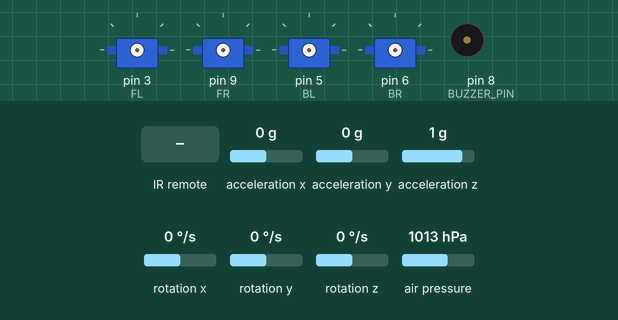
Recording of a sketch running on a simulated Arduino Uno, built with avr-gcc and run on an emulated ATmega328P. On the bench: 4 × servo, buzzer (waves = sounding, pin HIGH). Inputs (shaded band) come from the test bench; at power-on: air pressure 1013 hPa, acceleration x 0 g, acceleration y 0 g, rotation x 0 °/s, acceleration z 1 g, rotation y 0 °/s, rotation z 0 °/s. What the sketch prints to the serial monitor is not drawn.

Above: at 0.8 s.
0.9 s: infrared code 0x2 received
3.9 s: air pressure set to 952 hPa
At 5.0 s:
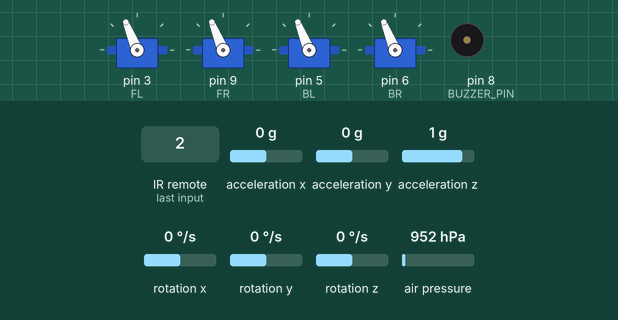
5.5 s: acceleration x set to -1.4 g
At 6.1 s:
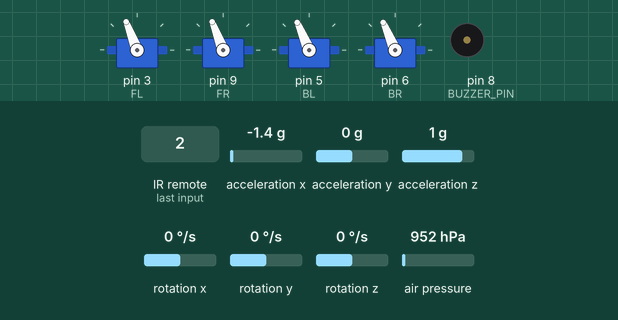
8.5 s: acceleration y set to 1.4 g
At 10.0 s:
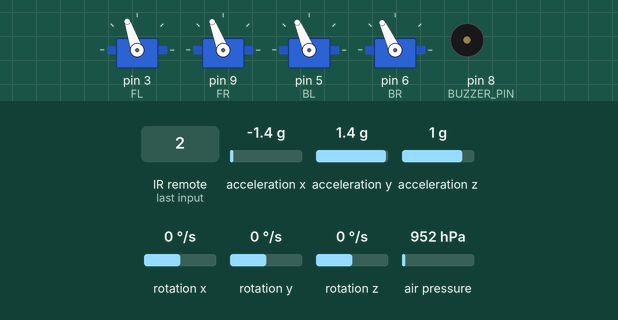
11.5 s: rotation x set to -192 °/s
At 12.2 s:
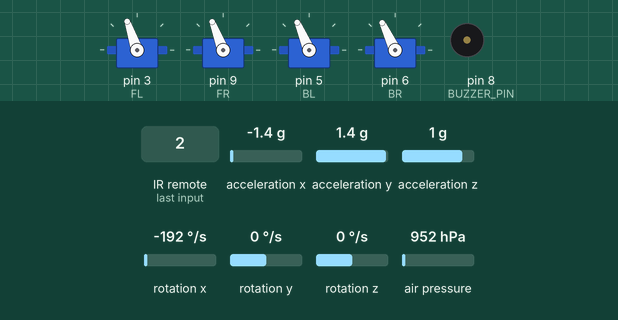
14.5 s: infrared code 0x3 received
At 19.12 s:
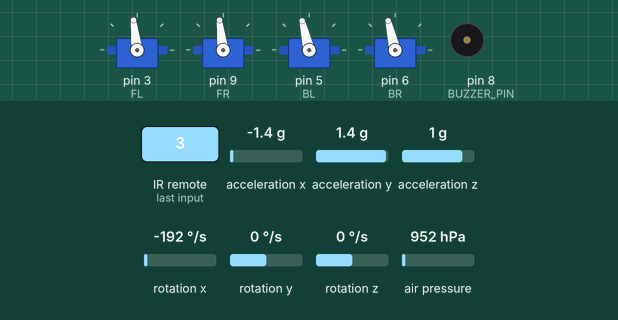
Timing chart, 0 to 22.2 s (numbered marks = the images above; inputs shaded):
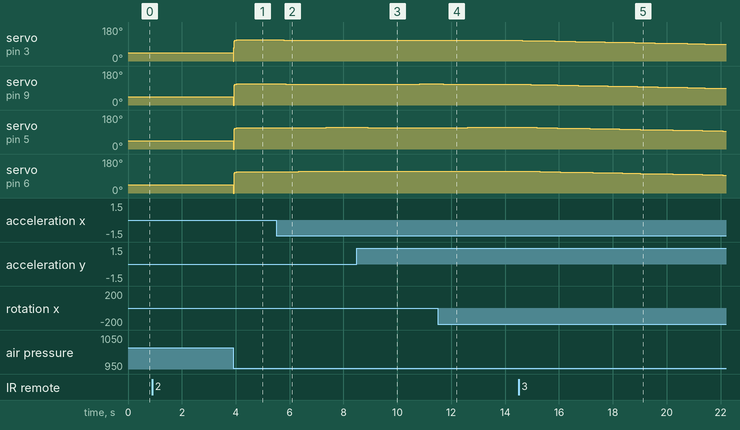

Measured:
- after the input at 3.9 s, servo on pin 3 (FL), servo on pin 9 (FR), servo on pin 5 (BL), servo on pin 6 (BR): 44° → 112° at once
- after the input at 5.5 s, servo on pin 3 (FL): 112° → 111° after 0.29 s, → 110° 0.47 s later, → 109° 0.42 s later; servo on pin 9 (FR): 112° → 111° after 0.36 s, → 110° 1.1 s later; servo on pin 5 (BL): 112° → 113° after 0.43 s, → 114° 1.4 s later; servo on pin 6 (BR): 112° → 113° after 0.34 s, → 114° 0.50 s later, → 115° 0.42 s later
- after the input at 8.5 s, servo on pin 9 (FR): 110° → 111° after 0.57 s, → 112° 1.8 s later; servo on pin 5 (BL): 114° → 113° after 0.40 s, → 112° 1.6 s later; servo on pin 6 (BR): stays 115° (without the input it goes to 116° after 2.4 s)
- after the input at 11.5 s, servo on pin 9 (FR): 112° → 111° after 0.21 s, → 110° 0.70 s later, → 109° 1.7 s later; servo on pin 5 (BL): 112° → 113° after 0.27 s, → 114° 0.84 s later; servo on pin 6 (BR): 115° → 116° after 2.6 s instead of 0.76 s
- after the input at 14.5 s, servo on pin 9 (FR): moves from 109° to 88° over 7.2 s, starting after 0.46 s; servo on pin 6 (BR): moves from 116° to 95° over 7.4 s, starting after 0.13 s

The sketch:

MasterCode.ino
```cpp
#include <Wire.h>
#include <Servo.h>
#include <MPU6050.h>
#include <SPI.h>
#include <Adafruit_Sensor.h>
#include <Adafruit_BMP280.h>
#include <IRremote.h>
#include "pitches.h"

// Servo motors (ESCs)
Servo FL, FR, BL, BR;
int speeds[4];

// Motor speed parameters
const int minMotorSpeed = 1000, maxMotorSpeed = 2000;
int targetMotorSpeed = 1700;
int IN_FLIGHT = 0;

// Radar pins
#define trigBack 4
#define echoBack 2
#define trigFront 14
#define echoFront 15

// Radars
Servo frontRadar, backRadar;
const float preferredDistance = 60.0; // Preferred distance in cm
const float distanceTolerance = 10.0; // Tolerance of +/- 10cm

// Buzzer
#define BUZZER_PIN 8
const int alarm = NOTE_FS5;

// MPU6050 instace
MPU6050 mpu;

// Gyro and accelerometer error offsets
typedef struct {
  float X, Y, Z;
} Error;

Error gyroError = {0, 0, 0}, accelError = {0, 0, 0};
float previousPitch = 0.0, integralPitch = 0.0, PitchPID;
float previousRoll = 0.0, integralRoll = 0.0, RollPID;
float pitch = 0.0, roll = 0.0, yaw = 0.0;

// BMP280 instance
Adafruit_BMP280 bmp(10);
float altitudeThreshold = 5.0;
const float stdAirPressure = 1013.25;

// IR receiver
IRrecv receiverIR(7);
volatile int IRCode = 0;

// Time tracking
unsigned long previousTime;

// Debugging count
int DEBUG;

// Function prototypes
void applySpeeds(int speeds[]); // Motors
void calibrateSensors(int samples); // MPU6050
void computeAngles(float elapsedTime); // MPU6050
void PIDControl(float elapsedTime); // Motors & MPU6050
void adjustMotors(); // Motors
int softClamp(int value, int min, int max); // Motors
void checkIRCode(); // IR receiver
int calculateDistance(int trigPin, int echoPin); // Radars
void moveForwards(float updatedSpeed);
void moveBackwards(float updatedSpeed);
void follow();
void takeOff();
void land();
void checkObstacle();
void debugOutput();

void setup() {
  Serial.begin(115200);
  Wire.begin();

  // Initialize BMP280
  bmp.begin();
  Serial.println(F("BMP280 initialized."));

  //setup radars output and input reading
  pinMode(trigFront, OUTPUT);
  pinMode(echoFront, INPUT);
  digitalWrite(trigFront, LOW);
  Serial.println(F("Front radar initialized."));

  pinMode(trigBack, OUTPUT);
  pinMode(echoBack, INPUT);
  digitalWrite(trigBack, LOW);
  Serial.println(F("Back radar initialized."));

  // Setup IR sensor
  receiverIR.enableIRIn();
  Serial.println(F("IR Receiver initialized."));

  /// Initialize and calibrate the MPU6050
  Serial.println(F("Initializing MPU6050"));
  while (!mpu.begin(MPU6050_SCALE_250DPS, MPU6050_RANGE_2G)) {
    Serial.println(F("Failed to find MPU6050 chip, checking wiring!"));
    delay(500);
  }
  // Built-in calibration (not great)
  mpu.calibrateGyro(1000);
  mpu.setThreshold(3);
  // Manual calibration to find offsets
  calibrateSensors(500);
  Serial.println(F("MPU6050 initialized and calibrated."));

  //setup buzzer pin output reading
  pinMode(BUZZER_PIN, OUTPUT);
  Serial.println(F("Buzzer initialized."));

  for (int i = 0; i < 4; i++) {
    speeds[i] = minMotorSpeed;
  }

  // Attach and arm ESCs
  FL.attach(3);
  FR.attach(9);
  BL.attach(5);
  BR.attach(6);

  applySpeeds(speeds);
  Serial.println(F("Plug in the ESCs - wait for confirmation beeps"));
  while (IRCode != 2) { checkIRCode(); }
  Serial.println(F("Servo motors successfuly armed -- System Ready!\n"));

  delay(1000);
  previousTime = micros();
}

void loop() {
  checkIRCode();
  unsigned long currentTime = micros();
  float elapsedTime;
  // Sampling rate = 2000 Hz
  if (currentTime - previousTime >= 500) {
    elapsedTime = (currentTime - previousTime) / 1e6; // Convert to seconds
    previousTime = currentTime;
    switch(IRCode) {
      case 1: // Just hover
        Serial.println(F("Hovering..."));
        // Compute angles and apply PID
        computeAngles(elapsedTime);
        PIDControl(elapsedTime);
        // Adjust motors
        adjustMotors();
        break;
      case 2: // Takeoff sequence
        if (IN_FLIGHT == 0) { takeOff(); }
        Serial.println(F("TAKEOFF SUCCESSFUL!"));
        IRCode = 1;
        break;
      case 3: // Landing sequence
        if (IN_FLIGHT) { land(); Serial.println(F("LANDING SUCCESSFUL!")); }
        break;
      default: // Follow the user
        Serial.println(F("Following..."));
        follow();
        // Compute angles and apply PID
        computeAngles(elapsedTime);
        PIDControl(elapsedTime);
        // Adjust motors
        adjustMotors();
        checkObstacle();
        break;
    }
  }
}


/******************************************************/
void
applySpeeds(int speeds[]) {
  FL.writeMicroseconds(speeds[0]);
  FR.writeMicroseconds(speeds[1]);
  BL.writeMicroseconds(speeds[2]);
  BR.writeMicroseconds(speeds[3]);
}


void
calibrateSensors(int samples) {
  Vector gyro, accel;

  for (int i = 0; i < samples; i++) {
    gyro = mpu.readNormalizeGyro();
    accel = mpu.readNormalizeAccel();

    gyroError.X += gyro.XAxis;
    gyroError.Y += gyro.YAxis;
    gyroError.Z += gyro.ZAxis;

    accelError.X += accel.XAxis;
    accelError.Y += accel.YAxis;
    accelError.Z += accel.ZAxis;

    delay(1);
  }
  gyroError.X /= samples, gyroError.Y /= samples, gyroError.Z /= samples;
  accelError.X /= samples, accelError.Y /= samples, accelError.Z /= samples;

  Serial.println(F("Calibration complete. Verifying error..."));
}


void
computeAngles(float elapsedTime) {
  // Read and adjust gyroscope / accelerometer
  Vector gyro = mpu.readNormalizeGyro();
  gyro.XAxis -= gyroError.X, gyro.YAxis -= gyroError.Y, gyro.ZAxis -= gyroError.Z;
  Serial.print("DEBUG #");
  Serial.print(++DEBUG);
  Serial.print(F(" X: ")); Serial.print(gyro.XAxis); Serial.print(", ");
  Serial.print(F("Y: ")); Serial.print(gyro.YAxis); Serial.print(", ");
  Serial.print(F("Z: ")); Serial.print(gyro.ZAxis); Serial.print(", ");

  Vector accel = mpu.readNormalizeAccel();
  accel.XAxis -= accelError.X, accel.YAxis -= accelError.Y, accel.ZAxis -= accelError.Z;

  // Calculate pitch and roll from gyroscope
  float gyroPitch = pitch + gyro.YAxis * elapsedTime;
  float gyroRoll = roll + gyro.XAxis * elapsedTime;

  float accRoll = (atan2(accel.YAxis, sqrt(pow(accel.XAxis, 2) + pow(accel.ZAxis, 2))) * 180 / PI) ;
  float accPitch = (atan2(-1.0 * accel.XAxis, sqrt(pow(accel.YAxis, 2) + pow(accel.ZAxis, 2))) * 180 / PI);

  // Apply complementary filter of alpha = 98%
  pitch = (pitch + 0.98 * gyroPitch + (0.02) * accPitch) / 2.0;
  roll = (roll + 0.98 * gyroRoll + (0.02) * accRoll) / 2.0;

  yaw += gyro.ZAxis * elapsedTime;
}


void
PIDControl(float elapsedTime) {
  // P = proportional gain -> magnitude of response to error
  // I = integral control -> how fast error is removed (increase ki = decrease response time)
  // D = derivate control -> how far in the future to predict rate of change
  float kp = 1.01, ki = 0.6, kd = 0.00003; // PID constants

  // u(t) = kp * e(t) + ki * integral_0^t e(x)dx + kd * d/dx * e(t)
  PitchPID = kp * pitch + ki * (integralPitch += pitch * elapsedTime) + kd * (pitch - previousPitch) / elapsedTime;
  previousPitch = pitch;
  RollPID = kp * roll + ki * (integralRoll += pitch * elapsedTime) + kd * (pitch - previousPitch) / elapsedTime;
  previousRoll = roll;
}


// Alternative to the abruptness of constrain()
int
softClamp(int value, int min, int max) {
  if (value < min) return min + (value - min) / 6;
  if (value > max) return max + (value - max) / 6;
  return value;
}


void
adjustMotors() {
  // Scale corrections to keep adjustments moderate
  float scale = 0.25;

  // positive pitch -> back side needs to increase speed
  // positive roll -> right side needs to increase speed
  int targetSpeeds[4] = {
    targetMotorSpeed + (-PitchPID - RollPID) * scale, // Front left
    targetMotorSpeed + (-PitchPID + RollPID) * scale, // Front right
    targetMotorSpeed + (PitchPID - RollPID) * scale, // Back left
    targetMotorSpeed + (PitchPID + RollPID) * scale // Back right
  };

  // Calculate motor speed adjustments w/ soft clamping to smoothly enforce bounds
  for (int i = 0; i < 4; i++) {
    speeds[i] = softClamp(0.75 * speeds[i] + 0.25 * targetSpeeds[i], targetMotorSpeed - 30, targetMotorSpeed + 30);
  }

  // Write speeds to motors
  applySpeeds(speeds);

  debugOutput();
}


void
checkIRCode() {
  if (receiverIR.decode()) {
    IRCode = receiverIR.decodedIRData.command;
    delayMicroseconds(10);
    receiverIR.resume();
  }
}


int
calculateDistance(int trigPin, int echoPin){
  digitalWrite(trigPin, LOW);
  delayMicroseconds(2);
  digitalWrite(trigPin, HIGH);
  delayMicroseconds(10);
  digitalWrite(trigPin, LOW);
  return (pulseIn(echoPin, HIGH) * 0.034/2);
}


void
moveForwards(float updatedSpeed) {
  speeds[2] = updatedSpeed, speeds[3] = updatedSpeed;
  applySpeeds(speeds);
}


void
moveBackwards(float updatedSpeed) {
  speeds[0] = updatedSpeed, speeds[1] = updatedSpeed;
  applySpeeds(speeds);
}


void
follow() {
  backRadar.write(trigBack);
  delayMicroseconds(500);
  float userDistance = calculateDistance(trigBack, echoBack);
  float distanceDifference, motorSpeed;

  // Move towards user gradually
  if (userDistance > (preferredDistance + distanceTolerance)) {
    distanceDifference = userDistance - preferredDistance;
    motorSpeed = map(distanceDifference, 0, preferredDistance, targetMotorSpeed - 50, targetMotorSpeed + 50);
    moveBackwards(motorSpeed);
  }

  // Move away from user gradually
  if (userDistance < (preferredDistance - distanceTolerance)) {
    distanceDifference = preferredDistance - userDistance;
    motorSpeed = map(distanceDifference, 0, preferredDistance, targetMotorSpeed - 50, targetMotorSpeed + 50);  // Gradually increase speed
    moveForwards(motorSpeed);
  }
}


void
takeOff() {
  Serial.println(F("Taking off!"));
  float tempTarget = targetMotorSpeed;
  targetMotorSpeed = minMotorSpeed;

  float droneAltitude = bmp.readAltitude(stdAirPressure);
  float targetAltitude = droneAltitude + 1.0; // meters

  while (droneAltitude < targetAltitude) {
    droneAltitude = bmp.readAltitude(stdAirPressure);
    float alpha = map(targetAltitude - droneAltitude, -0.5, 1.5, 0, 1);
    unsigned long currentTime = micros();
    float elapsedTime;
    // Sampling rate = 2000 Hz
    if (currentTime - previousTime >= 500) {
      elapsedTime = (currentTime - previousTime) / 1e6; // Convert to seconds
      previousTime = currentTime;

      // Slowly increase speed
      targetMotorSpeed = alpha * targetMotorSpeed + (1 - alpha) * tempTarget;

      // Compute angles and apply PID
      computeAngles(elapsedTime);
      PIDControl(elapsedTime);

      // Adjust motors
      adjustMotors();
      delayMicroseconds(100);  // Adjust delay for smoother takeoff
    }
  }
  targetMotorSpeed = tempTarget;
  IN_FLIGHT = 1;
}


void
land() {
  int tempTarget = targetMotorSpeed;
  Serial.print(F("Landing..."));
  while (targetMotorSpeed > minMotorSpeed) {
    unsigned long currentTime = micros();
    // Sampling rate = 2000 Hz
    if (currentTime - previousTime >= 500) {
      float elapsedTime = (currentTime - previousTime) / 1e6; // Convert to seconds
      previousTime = currentTime;

      // Compute angles and apply PID
      computeAngles(elapsedTime);
      PIDControl(elapsedTime);

      // Adjust motors
      adjustMotors();
      targetMotorSpeed -= 3;
      delay(100);
    }
  }
  int off[4] = {0,0,0,0};
  applySpeeds(off);
  IN_FLIGHT = 0;
  targetMotorSpeed = tempTarget;
}


void
checkObstacle() {
  frontRadar.write(trigFront);
  delayMicroseconds(500);
  int obstacleDist = calculateDistance(trigFront, echoFront);
  if (obstacleDist < 11.11) {
    receiverIR.stopTimer();
    tone(BUZZER_PIN, alarm);
    delay(250);
    noTone(BUZZER_PIN);
    receiverIR.restartTimer();
    delayMicroseconds(100);
  }
}


void
debugOutput() {
  // Log values for debugging
  Serial.print(F("Pitch: "));
  Serial.print(pitch); Serial.print(F(","));
  Serial.print(F("   Roll: "));
  Serial.print(roll); Serial.print(F(","));
  Serial.print(F("   Yaw: "));
  Serial.print(yaw); Serial.print(F(","));

  Serial.print(F("   FL: "));
  Serial.print(speeds[0]); Serial.print(F(","));
  Serial.print(F("   FR: "));
  Serial.print(speeds[1]); Serial.print(F(","));
  Serial.print(F("   BL: "));
  Serial.print(speeds[2]); Serial.print(F(","));
  Serial.print(F("   BR: "));
  Serial.println(speeds[3]);
}
```
